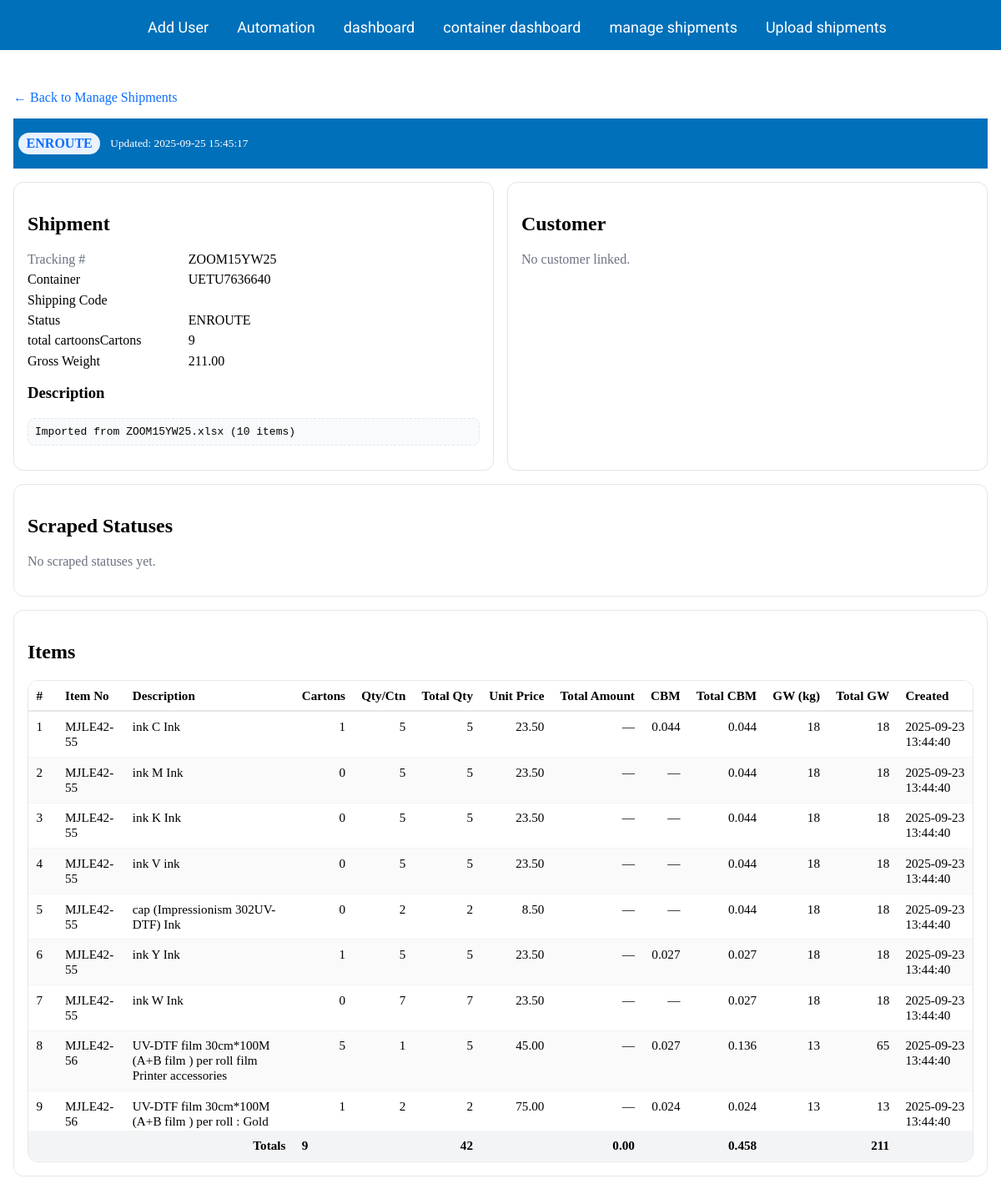
Screenshot of /php/admin/shipment_view.php?id=90 (signed in) with the database file from the repository.
### tables this page shows
CREATE TABLE `shipments` (
  `shipment_id` int(11) NOT NULL,
  `user_id` int(11) DEFAULT NULL,
  `tracking_number` varchar(100) DEFAULT NULL,
  `container_number` varchar(100) DEFAULT NULL COMMENT 'Container number for containerised cargo.',
  `bl_number` varchar(100) DEFAULT NULL COMMENT 'Bill of lading number used by carriers.',
  `shipping_code` varchar(100) DEFAULT NULL COMMENT 'Internal shipping code or alternative identifier.',
  `product_description` text DEFAULT NULL,
  `cbm` decimal(10,2) DEFAULT 0.00,
  `cartons` int(11) DEFAULT 0,
  `weight` decimal(10,2) DEFAULT 0.00,
  `gross_weight` decimal(10,2) DEFAULT 0.00,
  `total_amount` decimal(10,2) DEFAULT 0.00,
  `status` varchar(50) DEFAULT 'En Route',
  `origin` varchar(100) DEFAULT NULL,
  `destination` varchar(100) DEFAULT NULL,
  `pickup_date` datetime DEFAULT NULL,
  `delivery_date` datetime DEFAULT NULL,
  `created_at` datetime DEFAULT current_timestamp(),
  `updated_at` datetime DEFAULT current_timestamp() ON UPDATE current_timestamp() COMMENT 'Timestamp of the last shipment status update.',
  `item_no` varchar(100) DEFAULT NULL,
  `qty_per_ctn` int(11) DEFAULT NULL,
  `total_qty` int(11) DEFAULT NULL,
  `unit_price` decimal(10,2) DEFAULT NULL,
  `total_cbm` decimal(10,2) DEFAULT NULL,
  `total_gw` decimal(10,2) DEFAULT NULL,
  `customer_tracking_code` varchar(32) DEFAULT NULL
);

CREATE TABLE `shipment_items` (
  `item_id` int(11) NOT NULL,
  `shipment_id` int(11) NOT NULL,
  `item_no` varchar(64) DEFAULT NULL,
  `description` text DEFAULT NULL,
  `cartons` int(11) DEFAULT NULL,
  `qty_per_ctn` int(11) DEFAULT NULL,
  `total_qty` int(11) DEFAULT NULL,
  `unit_price` decimal(12,2) DEFAULT NULL,
  `total_amount` decimal(14,2) DEFAULT NULL,
  `cbm` decimal(10,3) DEFAULT NULL,
  `total_cbm` decimal(10,3) DEFAULT NULL,
  `gwkg` decimal(10,3) DEFAULT NULL,
  `total_gw` decimal(10,3) DEFAULT NULL,
  `created_at` timestamp NOT NULL DEFAULT current_timestamp()
);

### php/admin/shipment_view.php (the view, shortened to what this page needs)
<?php
require_once __DIR__ . '/../../assets/inc/init.php';
include __DIR__ . '/../../assets/inc/header.php';
function h($v){ return htmlspecialchars((string)$v, ENT_QUOTES, 'UTF-8'); }
$shipment_id = (int)($_GET['id'] ?? 0);
$shipment = null;
try {
  $st = $pdo->prepare(
    "SELECT s.*,
            u.user_id   AS u_id, u.full_name, u.email, u.phone, u.address, u.country, u.shipping_code
     FROM shipments s
     LEFT JOIN users u ON u.user_id = s.user_id
     WHERE s.shipment_id = ?"
  );
  $st->execute([$shipment_id]);
  $shipment = $st->fetch(PDO::FETCH_ASSOC);
} catch (Throwable $e) { $shipment = null; }
$items = [];
try {
  $st = $pdo->prepare(
    "SELECT item_no, description, cartons, qty_per_ctn, total_qty, unit_price,
            total_amount, cbm, total_cbm, gwkg, total_gw, created_at
     FROM shipment_items
     WHERE shipment_id = ?
     ORDER BY item_id ASC"
  );
  $st->execute([$shipment_id]);
  $items = $st->fetchAll(PDO::FETCH_ASSOC);
} catch (Throwable $e) {}
$scrapes = [];
try {
  $st = $pdo->prepare(
    "SELECT source_site, status, status_raw, scrape_time
     FROM shipment_scrapes
     WHERE shipment_id = ?
     ORDER BY scrape_time DESC
     LIMIT 50"
  );
  $st->execute([$shipment_id]);
  $scrapes = $st->fetchAll(PDO::FETCH_ASSOC);
} catch (Throwable $e) {}
?>
<main class="container shipment-view">
  <a href="manage_shipments.php" class="back">&larr; Back to Manage Shipments</a>
  <header class="head">
    <span class="badge"><?= h($shipment['status'] ?? 'N/A') ?></span>
    <small style="color: white;" class="muted">Updated: <?= h($shipment['updated_at'] ?? '—') ?></small>
  </header>
  <section class="cards">
    <div class="card">
      <h2>Shipment</h2>
      <div class="kv">
        <div>Tracking #</div><div><?= h($shipment['tracking_number']) ?></div>
        <div>Container</div><div><?= h($shipment['container_number']) ?></div>
        <div>Shipping Code</div><div><?= h($shipment['shipping_code']) ?></div>
        <div>Status</div><div><?= h($shipment['status']) ?></div>
        <div>total cartoonsCartons</div><div><?= h($shipment['cartons']) ?></div>
        <div>Gross Weight</div><div><?= h($shipment['gross_weight']) ?></div>
      </div>
      <h3>Description</h3>
      <pre class="desc"><?= h($shipment['product_description'] ?? '') ?></pre>
    </div>
    <div class="card">
      <h2>Customer</h2>
      <?php if ($shipment['u_id']): ?>
        <div class="kv">
          <div>Name</div><div><?= h($shipment['full_name']) ?></div>
          <div>Phone</div><div><?= h($shipment['phone']) ?></div>
          <div>Email</div><div><?= h($shipment['email']) ?></div>
          <div>Country</div><div><?= h($shipment['country']) ?></div>
          <div>Address</div><div><?= h($shipment['address']) ?></div>
          <div>Shipping Code</div><div><?= h($shipment['shipping_code']) ?></div>
          <div>User ID</div><div><?= h($shipment['u_id']) ?></div>
        </div>
      <?php else: ?>
        <p class="muted">No customer linked.</p>
      <?php endif; ?>
    </div>
  </section>
  <section class="panel">
    <h2>Scraped Statuses</h2>
    <?php if ($scrapes): ?>
      <table class="table">
        <thead><tr><th>Time</th><th>Source</th><th>Status</th><th>Raw</th></tr></thead>
        <tbody>
          <?php foreach ($scrapes as $r): ?>
            <tr>
              <td><?= h($r['scrape_time']) ?></td>
              <td><?= h($r['source_site']) ?></td>
              <td><?= h($r['status']) ?></td>
              <td><pre class="raw"><?= h($r['status_raw']) ?></pre></td>
            </tr>
          <?php endforeach; ?>
        </tbody>
      </table>
    <?php else: ?>
      <p class="muted">No scraped statuses yet.</p>
    <?php endif; ?>
  </section>
  <section class="panel">
  <h2>Items</h2>
  <?php if ($items): ?>
    <?php
      $sum_cartons = $sum_total_qty = 0;
      $sum_total_amount = $sum_total_cbm = $sum_total_gw = 0.0;
      foreach ($items as $it) {
        $sum_cartons      += (int)($it['cartons'] ?? 0);
        $sum_total_qty    += (int)($it['total_qty'] ?? 0);
        $sum_total_amount += (float)($it['total_amount'] ?? 0);
        $sum_total_cbm    += (float)($it['total_cbm'] ?? 0);
        $sum_total_gw     += (float)($it['total_gw'] ?? 0);
      }
      $fmt = fn($n) => is_null($n) ? '—' : rtrim(rtrim(number_format((float)$n, 3, '.', ''), '0'), '.');
      $money = fn($n) => is_null($n) ? '—' : number_format((float)$n, 2);
    ?>
    <div class="table-wrap">
      <table class="table">
        <thead>
          <tr>
            <th>#</th><th>Item No</th><th>Description</th>
            <th>Cartons</th><th>Qty/Ctn</th><th>Total Qty</th>
            <th>Unit Price</th><th>Total Amount</th>
            <th>CBM</th><th>Total CBM</th>
            <th>GW (kg)</th><th>Total GW</th>
            <th>Created</th>
          </tr>
        </thead>
        <tbody>
          <?php foreach ($items as $i => $it): ?>
            <tr>
              <td><?= $i+1 ?></td>
              <td><?= h($it['item_no']) ?></td>
              <td class="desc-col"><?= nl2br(h($it['description'])) ?></td>
              <td><?= (int)$it['cartons'] ?></td>
              <td><?= (int)$it['qty_per_ctn'] ?></td>
              <td><?= (int)$it['total_qty'] ?></td>
              <td><?= $money($it['unit_price']) ?></td>
              <td><?= $money($it['total_amount']) ?></td>
              <td><?= $fmt($it['cbm']) ?></td>
              <td><?= $fmt($it['total_cbm']) ?></td>
              <td><?= $fmt($it['gwkg']) ?></td>
              <td><?= $fmt($it['total_gw']) ?></td>
              <td><?= h($it['created_at']) ?></td>
            </tr>
          <?php endforeach; ?>
        </tbody>
        <tfoot>
          <tr>
            <th colspan="3" class="right">Totals</th>
            <th><?= $sum_cartons ?></th>
            <th></th>
            <th><?= $sum_total_qty ?></th>
            <th></th>
            <th><?= $money($sum_total_amount) ?></th>
            <th></th>
            <th><?= $fmt($sum_total_cbm) ?></th>
            <th></th>
            <th><?= $fmt($sum_total_gw) ?></th>
            <th></th>
          </tr>
        </tfoot>
      </table>
    </div>
  <?php else: ?>
    <p class="muted">No items on this shipment.</p>
  <?php endif; ?>
</section>
</main>
<?php include __DIR__ . '/../../assets/inc/footer.php'; ?>

### assets/inc/header.css (style rules this page uses)
body { margin: 0; padding: 0; }
header { background-color: #0070ba; color: white; padding: 6px; text-align: center; height: 48px; align-items: center; }

### assets/css/admin/shipment_view.css (style rules this page uses)
.shipment-view.container { max-width: 1200px; margin: 0 auto; padding: 1rem 1rem 2rem; }
.shipment-view.container { padding-top: 2.5rem; }
.shipment-view .muted { color:#6b7280; }
.shipment-view .back { display:inline-block; margin:.5rem 0 1rem; color:#0b6efb; text-decoration:none; }
.shipment-view .head { display:flex; gap:.75rem; align-items:center; margin-bottom:1rem; flex-wrap:wrap; }
.shipment-view .badge { background:#e9f2ff; color:#0b6efb; border-radius:999px; padding:.25rem .6rem; font-weight:600; }
.cards { display:grid; grid-template-columns:repeat(auto-fit,minmax(320px,1fr)); gap:1rem; margin-bottom:1rem; }
.card { background:#fff; border:1px solid #e5e7eb; border-radius:12px; padding:1rem; box-shadow: 0 0 0 1px rgba(0,0,0,.01), 0 .5px 1px rgba(0,0,0,.04); }
.kv { display:grid; grid-template-columns:180px 1fr; gap:.4rem .8rem; margin-bottom:.75rem; }
.kv > div:first-child { color:#6b7280; }
.desc,.raw { white-space:pre-wrap; word-break:break-word; background:#f9fafb; border:1px dashed #e5e7eb; border-radius:8px; padding:.5rem; }
.panel { background:#fff; border:1px solid #e5e7eb; border-radius:12px; padding:1rem; margin-bottom:1rem; }
.table-wrap { max-height: 72vh; overflow:auto; border:1px solid #e5e7eb; border-radius:12px; }
.table { width:100%; border-collapse:collapse; font-size:.95rem; background:#fff; }
.table thead th { position: sticky; top: 0; z-index: 1; background:#fff; border-bottom:2px solid #e5e7eb; white-space:nowrap; }
.table th,.table td { padding:.55rem .6rem; text-align:left; vertical-align:top; border-bottom:1px solid #f1f5f9; }
.table tbody tr:nth-child(even) { background:#fafafa; }
.table td:nth-child(4), .table td:nth-child(5), .table td:nth-child(6), .table td:nth-child(7), .table td:nth-child(8), .table td:nth-child(9), .table td:nth-child(10), .table td:nth-child(11), .table td:nth-child(12), .table th:nth-child(4), .table th:nth-child(5), .table th:nth-child(6), .table th:nth-child(7), .table th:nth-child(8), .table th:nth-child(9), .table th:nth-child(10), .table th:nth-child(11), .table th:nth-child(12) { text-align:right; white-space:nowrap; }
.desc-col { max-width: 560px; white-space: normal; }
.table tfoot th { position: sticky; bottom: 0; z-index: 1; background:#f3f4f6; font-weight:700; border-top:2px solid #e5e7eb; }
.table tfoot th.right { text-align:right; }

### rows the page displays
shipments: status "ENROUTE", updated_at "2025-09-25 15:45:17", tracking_number "ZOOM15YW25", container_number "UETU7636640", cartons "9", gross_weight "211.00", product_description "Imported from ZOOM15YW25.xlsx (10 items)"
shipment_items: item_no "MJLE42-55", description "ink C Ink", cartons "1", qty_per_ctn "5", total_qty "5", unit_price "23.50", total_amount "—", cbm "0.044", total_cbm "0.044", gwkg "18", total_gw "18", created_at "2025-09-23 13:44:40"
shipment_items: item_no "MJLE42-55", description "ink M Ink", cartons "0", qty_per_ctn "5", total_qty "5", unit_price "23.50", total_amount "—", cbm "—", total_cbm "0.044", gwkg "18", total_gw "18", created_at "2025-09-23 13:44:40"
shipment_items: item_no "MJLE42-55", description "ink K Ink", cartons "0", qty_per_ctn "5", total_qty "5", unit_price "23.50", total_amount "—", cbm "—", total_cbm "0.044", gwkg "18", total_gw "18", created_at "2025-09-23 13:44:40"
shipment_items: item_no "MJLE42-55", description "ink V ink", cartons "0", qty_per_ctn "5", total_qty "5", unit_price "23.50", total_amount "—", cbm "—", total_cbm "0.044", gwkg "18", total_gw "18", created_at "2025-09-23 13:44:40"
shipment_items: item_no "MJLE42-55", description "cap (Impressionism 302UV-DTF) Ink", cartons "0", qty_per_ctn "2", total_qty "2", unit_price "8.50", total_amount "—", cbm "—", total_cbm "0.044", gwkg "18", total_gw "18", created_at "2025-09-23 13:44:40"
shipment_items: item_no "MJLE42-55", description "ink Y Ink", cartons "1", qty_per_ctn "5", total_qty "5", unit_price "23.50", total_amount "—", cbm "0.027", total_cbm "0.027", gwkg "18", total_gw "18", created_at "2025-09-23 13:44:40"
shipment_items: item_no "MJLE42-55", description "ink W Ink", cartons "0", qty_per_ctn "7", total_qty "7", unit_price "23.50", total_amount "—", cbm "—", total_cbm "0.027", gwkg "18", total_gw "18", created_at "2025-09-23 13:44:40"
shipment_items: item_no "MJLE42-56", description "UV-DTF film 30cm*100M (A+B film ) per roll film Printer accessories", cartons "5", qty_per_ctn "1", total_qty "5", unit_price "45.00", total_amount "—", cbm "0.027", total_cbm "0.136", gwkg "13", total_gw "65", created_at "2025-09-23 13:44:40"
shipment_items: item_no "MJLE42-56", description "UV-DTF film 30cm*100M (A+B film ) per roll : Gold…", cartons "1", qty_per_ctn "2", total_qty "2", unit_price "75.00", total_amount "—", cbm "0.024", total_cbm "0.024", gwkg "13", total_gw "13", created_at "2025-09-23 13:44:40"

### other values shown
$sum_cartons "9"
$sum_total_qty "42"
$money($sum_total_amount) "0.00"
$fmt($sum_total_cbm) "0.458"
$fmt($sum_total_gw) "211"
